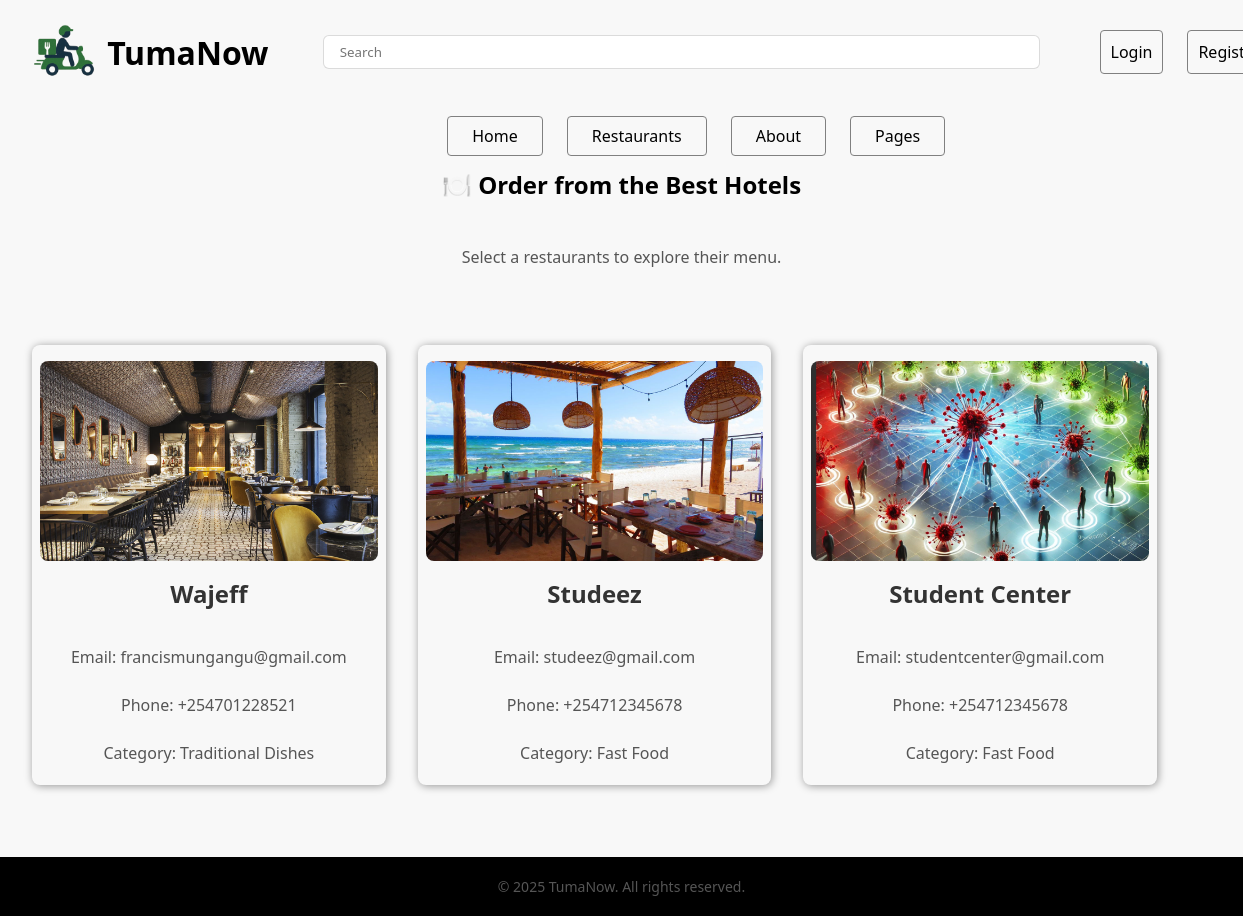
/restaurants/, run on an earlier commit of the app's database.
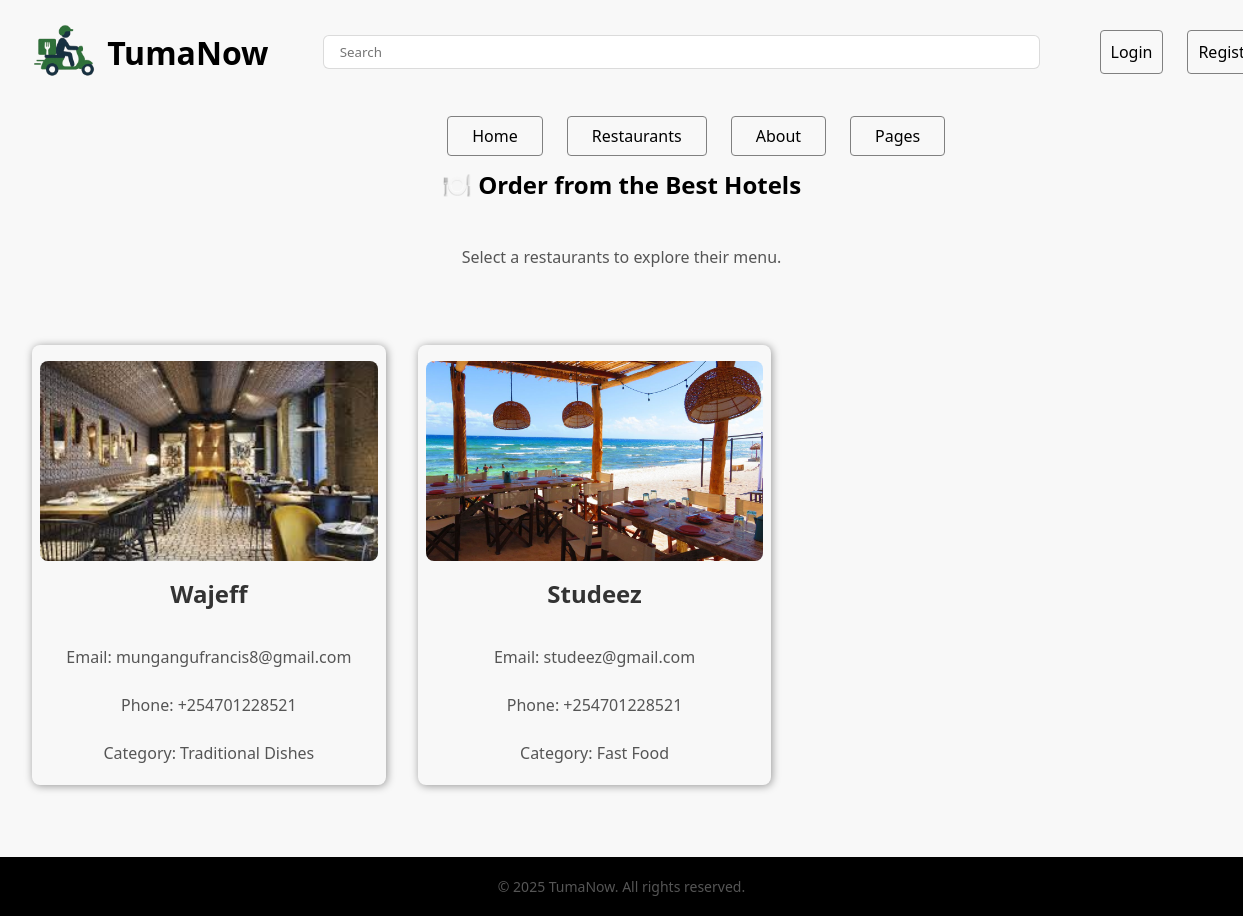
And on a later commit of the database.
### Tumanow_app/models.py (models this page shows, shortened)
class Restaurant(models.Model):
    CATEGORY_CHOICE = [
        ('TD', 'Traditional Dishes'),
        ('FF', 'Fast Food'),
        ('S', 'Snacks'),
        ('HB', 'Hot Beverages'),
        ('CB', 'Cold Beverages')
    ]
    name = models.CharField(max_length=100)
    email = models.EmailField()
    phone_number = PhoneNumberField()
    image = models.ImageField(upload_to='restaurants', default='deliveryicons.jpg')
    description = models.TextField(blank=True, null=True)
    category = models.CharField(max_length=2, choices=CATEGORY_CHOICE)

### Tumanow_app/views.py (the view)
# urls.py: path('restaurants/', views.restaurants, name='restaurants'),
def restaurants(request):
    restaurants = Restaurant.objects.all()
    return render(request, 'restaurants.html', {'restaurants': restaurants})

### Tumanow_app/templates/restaurants.html (shortened to what this page needs)
{% extends 'base.html' %}
{% load static %}
{% block static_inclusions %}
<link rel="stylesheet" href="{% static 'menu.css' %}" />
{% endblock %}
{% block main %}
<main>
    <section class="vendors-container">
        <h2>🍽️ Order from the Best Hotels</h2>
        <p>Select a restaurants to explore their menu.</p>
        <div class="vendors-grid">
            {% for restaurant in restaurants %}
             <a href="{% url 'restaurant' id=restaurant.id %}" class="vendor-card">
                <img src="{{ restaurant.image.url }}" alt="Wajeff">
                <h3>{{ restaurant.name }}</h3>
                <p>Email: {{ restaurant.email }}</p>
                <p>Phone: {{ restaurant.phone_number }}</p>
                <p>Category: {{ restaurant.get_category_display }}</p>
            </a>
            {% endfor %}
        </div>
    </section>
</main>
{% endblock %}

### Tumanow_app/templates/base.html (shortened to what this page needs)
<!DOCTYPE html>
<html lang="en">
<head>
    {% load static %}
    <link rel="stylesheet" href="{% static 'styles.css' %}">
    <link rel="stylesheet" href="https://cdnjs.cloudflare.com/ajax/libs/font-awesome/6.7.2/css/all.min.css" />
    {% block static_inclusions %}
    {% endblock %}
</head>
<body>
    <header>
        <div class="logo">
            <img src="/media/logo.png" alt="TumaNow Logo">
            <h1>TumaNow</h1>
        </div>
        <form action="">
            <input type="search" placeholder="Search">
        </form>
        <nav>
            {% if request.user.is_authenticated %}
            <div class="profile-menu">
                <a href="{% url 'view_cart' %}"><i class="fa-solid fa-cart-shopping"></i></a>
                <a href="{% url 'profile_page' %}">
                    <img src="{{ request.user.customer.profile_pic.url }}" alt="Profile" class="profile-icon">
                    <p>{{ request.user.customer.username }}</p>
                </a>
            </div>
        {% else %}
            <a href="{% url 'login' %}" class="login-btn">Login</a>
            <a href="{% url 'register' %}">Register</a>
        {% endif %}
        </nav>
    </header>
    <header class="header-2">
        <nav class="links">
            <a href="{% url 'home' %}">Home</a>
            <a href="{% url 'restaurants' %}">Restaurants</a>
            <a href="#">About</a>
            <a href="#">Pages</a>
        </nav>
    </header>
    {% block main %}
    {% endblock %}
    <footer>
        <p>&copy; 2025 TumaNow. All rights reserved.</p>
    </footer>
</body>
</html>

### Tumanow_app/static/styles.css (style rules this page uses)
* { margin: 0; padding: 0; box-sizing: border-box; font-family: system-ui, -apple-system, "Segoe UI", Roboto, "Helvetica Neue", Arial, "Noto Sans", sans-serif, "Apple Color Emoji", "Segoe UI Emoji", "Segoe UI Symbol", "Noto Color Emoji"; }
body { font-family: 'Poppins', sans-serif; margin: 0; padding: 0; text-align: center; background-color: #f8f8f8; }
header { display: flex; justify-content: space-between; height: 13vh; width: 100%; align-items: center; padding: 0 3vh; z-index: 10; }
header > .logo { height: 100%; display: flex; justify-content: space-between; align-items: center; width: 20%; }
header > .logo > img { height: 80%; }
header > form { width: 60%; height: 100%; display: flex; align-items: center; }
header > form > input { width: 100%; height: 30%; border-radius: 6px; outline: none; border: 1px solid rgba(128, 128, 128, 0.281); padding: 2vh; transition: 0.3s; }
main { min-height: 74vh; }
header > nav { height: 100%; width: 10%; display: flex; align-items: center; gap: 3vh; }
header > nav > a { display: flex; border: 1px solid gray; border-radius: 4px; padding: 10px; color: black; text-decoration: none; font-size: 1rem; font-weight: 500; transition: 0.3s ease-in-out; }
.header-2 { height: 8vh; justify-content: center; }
.header-2 > nav { margin-left: -25vh; }
.header-2 > nav > a { padding: 1vh 3vh; }
footer { background: black; color: white; padding: 15px; text-align: center; font-size: 14px; margin-top: 40px; }
h3, .checkout-summary h3 { font-size: 1.5em; margin-bottom: 15px; color: #333; }
p { margin: 5px 0; color: #555; }

### Tumanow_app/static/menu.css (style rules this page uses)
.vendors-container { width: 100%; height: auto; text-align: center; display: flex; flex-direction: column; gap: 5vh; }
.vendors-container > .vendors-grid { width: 100%; padding: 4vh; display: flex; flex-wrap: wrap; gap: 4vh; }
.vendors-container > .vendors-grid > .vendor-card { width: 30%; height: auto; text-decoration: none; color: black; border-radius: 1vh; overflow: hidden; box-shadow: 1px 1px 8px rgba(0, 0, 0, 0.4); transition: 0.3s; display: flex; flex-direction: column; align-items: center; gap: 2vh; padding: 2vh 1vh; }
.vendors-container > .vendors-grid > .vendor-card > img { width: 100%; height: 25vh; object-fit: cover; border-radius: inherit; }

What changed in the data, as far as the page shows it:
removed Restaurant: image (picture), name "Student Center", email "studentcenter@gmail.com", phone_number "+254712345678", category "Fast Food"
changed Restaurant "Wajeff": image: a different picture; email "francismungangu@gmail.com" → "mungangufrancis8@gmail.com"
changed Restaurant "Studeez": phone_number "+254712345678" → "+254701228521"
